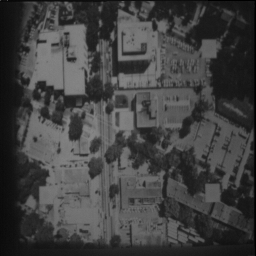
%> input picture ip3/aerial.tif, 256 x 256 px
$ octave ex13.m   (GNU Octave 9; MATLAB toolbox functions it lacks are replaced by stand-ins)
%> lines starting %> are read from the running program, lines starting %| are printed output that depends on the picture
%Image Processing session3 2016 -- Nathan Dwek
close all;

aerial = imadjust(im2double(imread('aerial.tif', 'TIFF')));
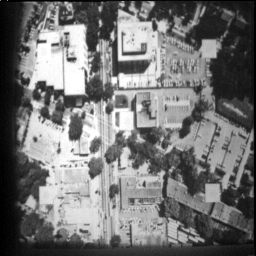
%> aerial: size 256x256 double; min 0, max 1, mean 0.458

figure;subplot(121);
imshow(aerial);title('Original');
subplot(122);
imshow(conv2(aerial,fspecial('unsharp'), 'same'));title('Unsharp masked')
%> after `imshow(conv2(aerial,fspecial('unsharp'), 'same'))`:
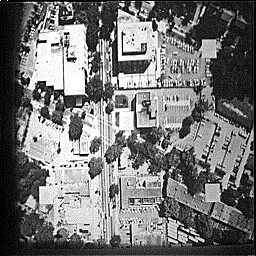
%> displayed picture: size 256x256, on the screen's scale of 0 to 255; min 0, max 255, mean 116.2
%Yay! It works!
